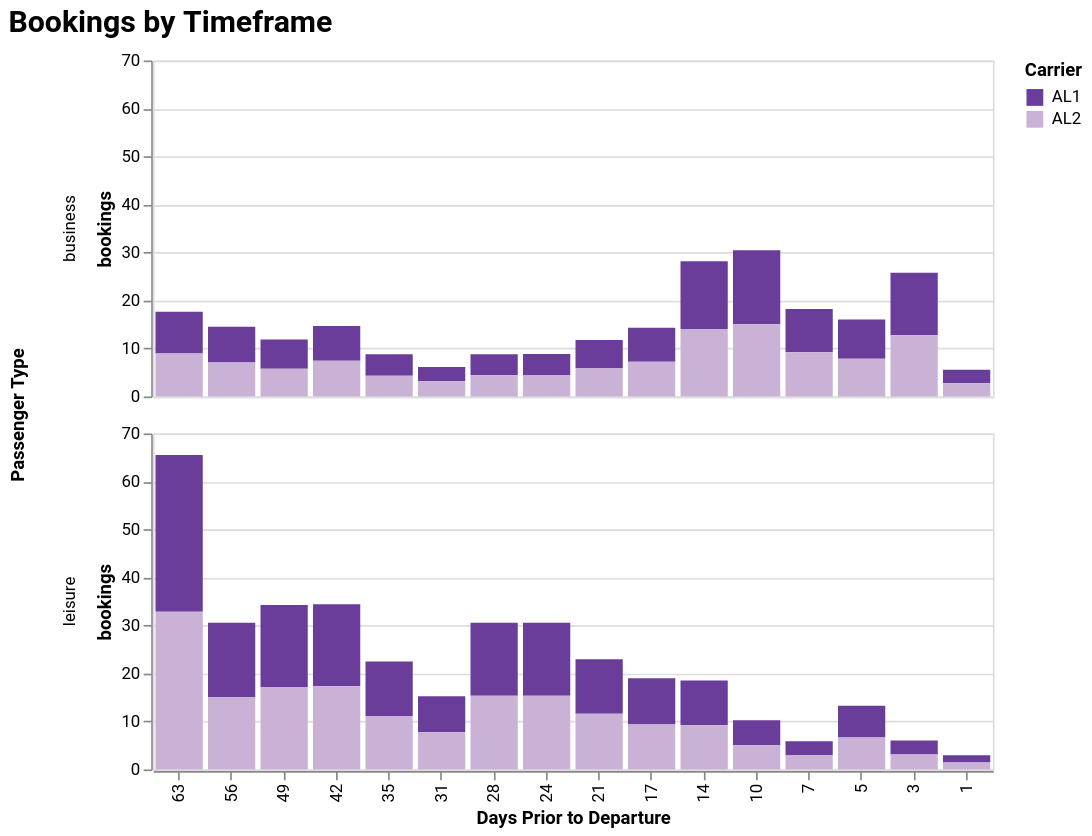

Notebook source saved alongside this figure:
### Markdown cell above
All demand is in the lowest fare class, because the simulation has no 
restrictions against customers simply buying the least expensive fare.

### Code cell
summary.fig_bookings_by_timeframe()

### Figure 1 — Vega-Lite specification as saved in the notebook (floating-point values rounded to 4 significant figures)
{"config": {"view": {"continuousHeight": 300, "continuousWidth": 400}, "range": {"category": ["#6a3d9a", "#cab2d6", "#33a02c", "#b2df8a", "#ff7f00", "#fdbf6f", "#1f78b4", "#a6cee3", "#e31a1c", "#fb9a99", "#b15928", "#e3d086"], "heatmap": "plasma"}, "title": {"font": "Roboto, Arial, sans-serif", "fontSize": 18, "anchor": "start", "offset": 8}, "axis": {"labelFont": "Roboto, Arial, sans-serif", "titleFont": "Roboto, Arial, sans-serif"}, "header": {"labelFont": "Roboto, Arial, sans-serif", "titleFont": "Roboto, Arial, sans-serif"}, "legend": {"labelFont": "Roboto, Arial, sans-serif", "titleFont": "Roboto, Arial, sans-serif"}, "bar": {"color": "#6a3d9a"}, "mark": {"color": "#6a3d9a"}, "line": {"color": "#6a3d9a"}}, "data": {"name": "data-83c03a81c1d155e24f67273af3538553"}, "facet": {"row": {"field": "segment", "title": "Passenger Type", "type": "nominal"}}, "spec": {"mark": {"type": "bar"}, "encoding": {"color": {"field": "carrier", "title": "Carrier", "type": "nominal"}, "tooltip": [{"field": "carrier", "title": "Carrier", "type": "nominal"}, {"field": "segment", "title": "Passenger Type", "type": "nominal"}, {"field": "days_prior", "title": "Days Prior", "type": "quantitative"}, {"field": "bookings", "format": ",.2f", "title": "Bookings", "type": "quantitative"}], "x": {"field": "days_prior", "scale": {"reverse": true}, "title": "Days Prior to Departure", "type": "ordinal"}, "y": {"field": "bookings", "type": "quantitative"}}, "height": 200, "width": 500}, "title": "Bookings by Timeframe", "$schema": "https://vega.github.io/schema/vega-lite/v5.20.1.json", "datasets": {"data-83c03a81c1d155e24f67273af3538553": [{"carrier": "AL1", "days_prior": 1, "segment": "business", "bookings": 2.81}, {"carrier": "AL1", "days_prior": 1, "segment": "leisure", "bookings": 1.515}, {"carrier": "AL1", "days_prior": 3, "segment": "business", "bookings": 13.0}, {"carrier": "AL1", "days_prior": 3, "segment": "leisure", "bookings": 2.938}, {"carrier": "AL1", "days_prior": 5, "segment": "business", "bookings": 8.178}, {"carrier": "AL1", "days_prior": 5, "segment": "leisure", "bookings": 6.635}, {"carrier": "AL1", "days_prior": 7, "segment": "business", "bookings": 9.04}, {"carrier": "AL1", "days_prior": 7, "segment": "leisure", "bookings": 2.87}, {"carrier": "AL1", "days_prior": 10, "segment": "business", "bookings": 15.4}, {"carrier": "AL1", "days_prior": 10, "segment": "leisure", "bookings": 5.215}, {"carrier": "AL1", "days_prior": 14, "segment": "business", "bookings": 14.14}, {"carrier": "AL1", "days_prior": 14, "segment": "leisure", "bookings": 9.303}, {"carrier": "AL1", "days_prior": 17, "segment": "business", "bookings": 7.053}, {"carrier": "AL1", "days_prior": 17, "segment": "leisure", "bookings": 9.65}, {"carrier": "AL1", "days_prior": 21, "segment": "business", "bookings": 5.87}, {"carrier": "AL1", "days_prior": 21, "segment": "leisure", "bookings": 11.36}, {"carrier": "AL1", "days_prior": 24, "segment": "business", "bookings": 4.39}, {"carrier": "AL1", "days_prior": 24, "segment": "leisure", "bookings": 15.21}, {"carrier": "AL1", "days_prior": 28, "segment": "business", "bookings": 4.385}, {"carrier": "AL1", "days_prior": 28, "segment": "leisure", "bookings": 15.22}, {"carrier": "AL1", "days_prior": 31, "segment": "business", "bookings": 2.973}, {"carrier": "AL1", "days_prior": 31, "segment": "leisure", "bookings": 7.495}, {"carrier": "AL1", "days_prior": 35, "segment": "business", "bookings": 4.485}, {"carrier": "AL1", "days_prior": 35, "segment": "leisure", "bookings": 11.38}, {"carrier": "AL1", "days_prior": 42, "segment": "business", "bookings": 7.228}, {"carrier": "AL1", "days_prior": 42, "segment": "leisure", "bookings": 17.11}, {"carrier": "AL1", "days_prior": 49, "segment": "business", "bookings": 6.105}, {"carrier": "AL1", "days_prior": 49, "segment": "leisure", "bookings": 17.1}, {"carrier": "AL1", "days_prior": 56, "segment": "business", "bookings": 7.465}, {"carrier": "AL1", "days_prior": 56, "segment": "leisure", "bookings": 15.46}, {"carrier": "AL1", "days_prior": 63, "segment": "business", "bookings": 8.71}, {"carrier": "AL1", "days_prior": 63, "segment": "leisure", "bookings": 32.63}, {"carrier": "AL2", "days_prior": 1, "segment": "business", "bookings": 2.745}, {"carrier": "AL2", "days_prior": 1, "segment": "leisure", "bookings": 1.435}, {"carrier": "AL2", "days_prior": 3, "segment": "business", "bookings": 12.77}, {"carrier": "AL2", "days_prior": 3, "segment": "leisure", "bookings": 3.098}, {"carrier": "AL2", "days_prior": 5, "segment": "business", "bookings": 7.857}, {"carrier": "AL2", "days_prior": 5, "segment": "leisure", "bookings": 6.647}, {"carrier": "AL2", "days_prior": 7, "segment": "business", "bookings": 9.21}, {"carrier": "AL2", "days_prior": 7, "segment": "leisure", "bookings": 2.99}, {"carrier": "AL2", "days_prior": 10, "segment": "business", "bookings": 15.06}, {"carrier": "AL2", "days_prior": 10, "segment": "leisure", "bookings": 5.018}, {"carrier": "AL2", "days_prior": 14, "segment": "business", "bookings": 14.04}, {"carrier": "AL2", "days_prior": 14, "segment": "leisure", "bookings": 9.227}, {"carrier": "AL2", "days_prior": 17, "segment": "business", "bookings": 7.242}, {"carrier": "AL2", "days_prior": 17, "segment": "leisure", "bookings": 9.345}, {"carrier": "AL2", "days_prior": 21, "segment": "business", "bookings": 5.92}, {"carrier": "AL2", "days_prior": 21, "segment": "leisure", "bookings": 11.58}, {"carrier": "AL2", "days_prior": 24, "segment": "business", "bookings": 4.455}, {"carrier": "AL2", "days_prior": 24, "segment": "leisure", "bookings": 15.38}, {"carrier": "AL2", "days_prior": 28, "segment": "business", "bookings": 4.407}, {"carrier": "AL2", "days_prior": 28, "segment": "leisure", "bookings": 15.33}, {"carrier": "AL2", "days_prior": 31, "segment": "business", "bookings": 3.147}, {"carrier": "AL2", "days_prior": 31, "segment": "leisure", "bookings": 7.758}, {"carrier": "AL2", "days_prior": 35, "segment": "business", "bookings": 4.295}, {"carrier": "AL2", "days_prior": 35, "segment": "leisure", "bookings": 11.11}, {"carrier": "AL2", "days_prior": 42, "segment": "business", "bookings": 7.433}, {"carrier": "AL2", "days_prior": 42, "segment": "leisure", "bookings": 17.31}, {"carrier": "AL2", "days_prior": 49, "segment": "business", "bookings": 5.76}, {"carrier": "AL2", "days_prior": 49, "segment": "leisure", "bookings": 17.18}, {"carrier": "AL2", "days_prior": 56, "segment": "business", "bookings": 7.085}, {"carrier": "AL2", "days_prior": 56, "segment": "leisure", "bookings": 15.1}, {"carrier": "AL2", "days_prior": 63, "segment": "business", "bookings": 8.93}, {"carrier": "AL2", "days_prior": 63, "segment": "leisure", "bookings": 32.87}]}}
